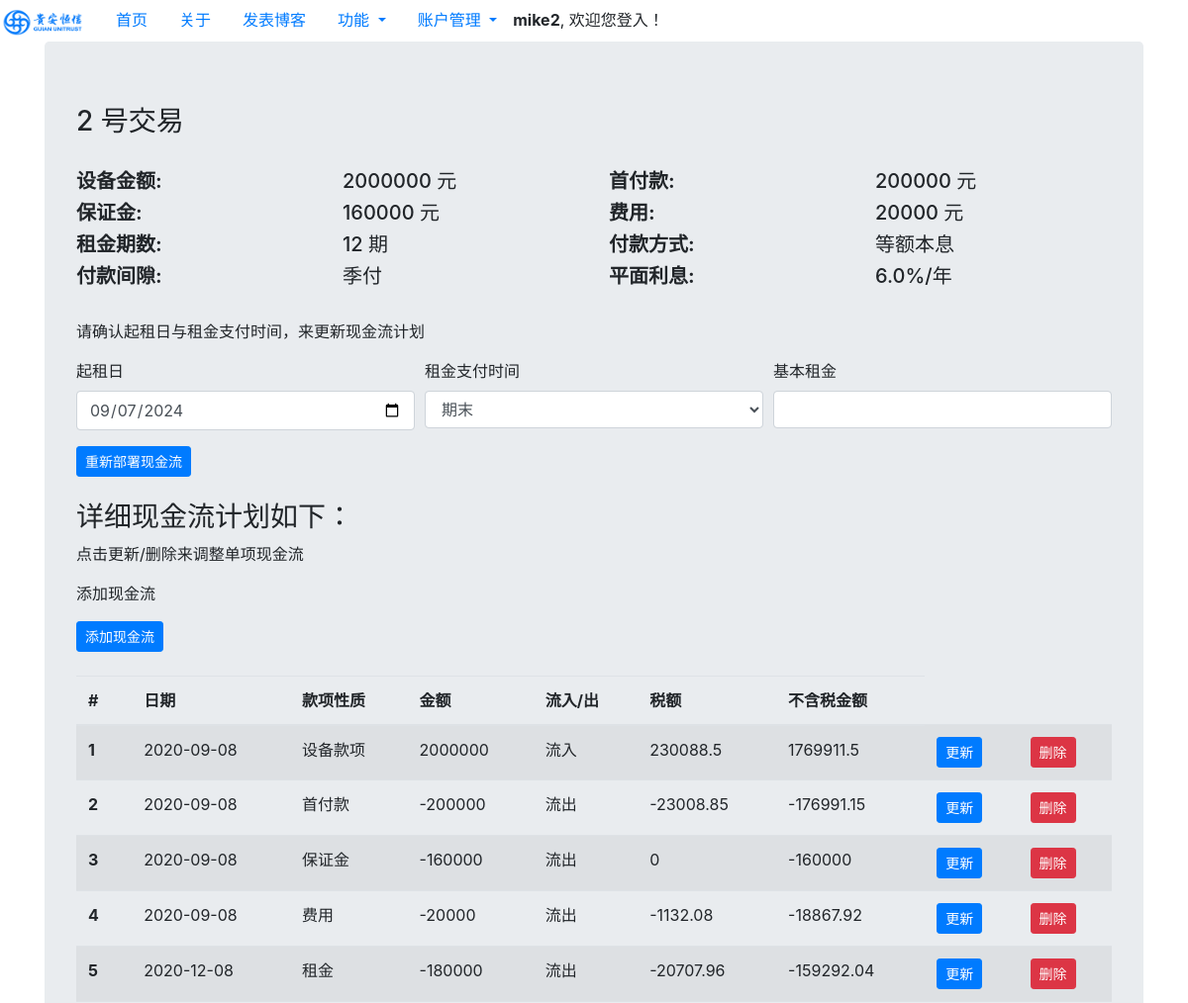
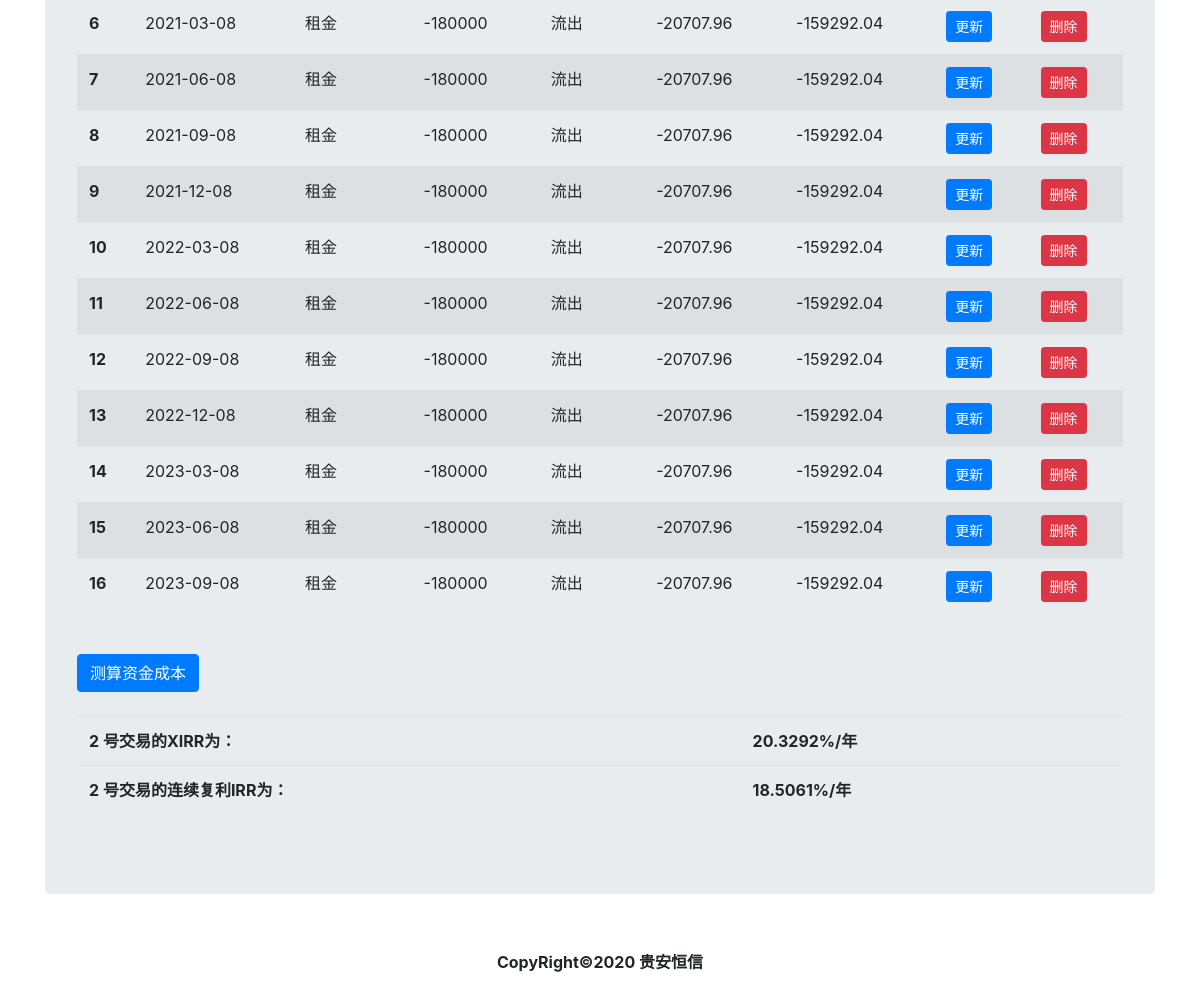
Screenshot of /2/irr_cashflows (signed in) with the database file from the repository (2 pictures, top to bottom).
### CompanyWebApp/models.py (models this page shows, shortened)
class User(db.Model, UserMixin):
    __tablename__ = 'users'
    id =db.Column(db.Integer, primary_key = True)
    profile_image = db.Column(db.String(100), nullable=False, default='default_profile.png')
    email = db.Column(db.String(64), unique = True, index=True)
    username = db.Column(db.String(64), unique = True, index=True)
    user_dep = db.Column(db.String(20), default='外部')
    user_level = db.Column(db.String(20), default='普通用户')
    admin = db.Column(db.Boolean,default=False)
    password_hash = db.Column(db.String(128))
    posts = db.relationship('BlogPost', backref='author', lazy=True)

class Trade(db.Model):
    __tablename__ = 'trades'
    id = db.Column(db.Integer, primary_key = True)
    equip_amount = db.Column(db.Integer)
    rent_period = db.Column(db.Integer)
    downpayment = db.Column(db.Integer)
    deposit = db.Column(db.Integer)
    fee = db.Column(db.Integer)
    flat_rate = db.Column(db.Float)
    payment_type = db.Column(db.Text)
    payment_period = db.Column(db.Text)
    irr_nor = db.Column(db.Float)
    irr_exp = db.Column(db.Float)
    cashflows = db.relationship('CashFlow', backref = 'trade', lazy = 'dynamic')

class CashFlow(db.Model):
    __tablename__ = 'cashflows'
    id = db.Column(db.Integer, primary_key = True)
    tra_id = db.Column(db.Integer, db.ForeignKey('trades.id'))
    date = db.Column(db.Date)
    cashflow_nature = db.Column(db.String(64))
    cashflow_type = db.Column(db.Integer)
    cashflow_amount = db.Column(db.Integer)
    cashflow_tax = db.Column(db.Integer)

### CompanyWebApp/irr_calculators/views.py (the view, shortened to what this page needs)
@irr_calculators.route('/<trade_id>/irr_cashflows', methods = ['GET','POST'])
@login_required
def irr_cashflows(trade_id):
    trade = Trade.query.filter_by(id=trade_id).first()
    XIRR = trade.irr_nor
    EIRR = trade.irr_exp
    equip_amount = trade.equip_amount
    rent_period = trade.rent_period
    downpayment = trade.downpayment
    deposit = trade.deposit
    fee = trade.fee
    payment_period = trade.payment_period
    cashflows = CashFlow.query.filter_by(tra_id=trade_id).order_by(CashFlow.date.asc())
    form = LeaseDateForm()
    count = 0
    return render_template('irr_cashflows.html', trade_id=trade_id, cashflows = cashflows, trade=trade, form=form, count=count, XIRR=XIRR, EIRR=EIRR)

### CompanyWebApp/irr_calculators/forms.py
class LeaseDateForm(FlaskForm):
    lease_date = DateField('起租日', validators=[DataRequired()], default=datetime.utcnow())
    period_end_or_beg = SelectField('租金支付时间', validators=[DataRequired()], choices=[('期初','期初'),('期末','期末')], default = '期末')
    basic_rent = FloatField('基本租金')
    submit = SubmitField('重新部署现金流')

### CompanyWebApp/models.py (called while the page is built)
@login_manager.user_loader
def load_user(user_id):
    return User.query.get(user_id)

### CompanyWebApp/templates/irr_cashflows.html (shortened to what this page needs)
{% extends "basic.html" %}
{% block content %}
    <div class="jumbotron">
      <h3> {{trade_id}} 号交易 </h3>
      <br>
      <div class="row">
        <div class="col-md-3">
          <h5><strong>设备金额:</strong></h5>
        </div>
        <div class="col-md-3">
          <h5>{{trade.equip_amount}} 元 </h5>
        </div>
        <div class="col-md-3">
          <h5><strong>首付款:</strong></h5>
        </div>
        <div class="col-md-3">
          <h5>{{trade.downpayment}} 元 </h5>
        </div>
      </div>
      <div class="row">
        <div class="col-md-3">
          <h5><strong>保证金:</strong> </h5>
        </div>
        <div class="col-md-3">
          <h5>{{trade.deposit}} 元 </h5>
        </div>
        <div class="col-md-3">
          <h5><strong>费用: </strong></h5>
        </div>
        <div class="col-md-3">
          <h5>{{trade.fee}} 元 </h5>
        </div>
      </div>
      <div class="row">
        <div class="col-md-3">
          <h5><strong>租金期数: </strong></h5>
        </div>
        <div class="col-md-3">
          <h5>{{trade.rent_period}} 期 </h5>
        </div>
        <div class="col-md-3">
          <h5><strong>付款方式:</strong></h5>
        </div>
        <div class="col-md-3">
          <h5>{{trade.payment_type}}  </h5>
        </div>
      </div>
      <div class="row">
        <div class="col-md-3">
          <h5><strong>付款间隙: </strong></h5>
        </div>
        <div class="col-md-3">
          <h5>{{trade.payment_period}}  </h5>
        </div>
        <div class="col-md-3">
          <h5><strong>平面利息: </strong></h5>
        </div>
        <div class="col-md-3">
          <h5>{{trade.flat_rate*100}}%/年</h5>
        </div>
      </div>
      <br>
      <p>请确认起租日与租金支付时间，来更新现金流计划</p>
      <form method="POST">
        <div class="form-row">
          <div class="form-group col-md-4">
            {{form.lease_date.label}}
            {{form.lease_date(class="form-control", placeholder="")}}
          </div>
          <div class="form-group col-md-4">
            {{form.period_end_or_beg.label}}
            {{form.period_end_or_beg(class="form-control", placeholder="")}}
          </div>
          <div class="form-group col-md-4">
            {{form.basic_rent.label}}
            {{form.basic_rent(class="form-control", placeholder="")}}
          </div>
        </div>
        {{ form.submit(class="btn btn-primary btn-sm")}}
      </form>
      <br>
        <h3> 详细现金流计划如下： </h3>
        <p>点击更新/删除来调整单项现金流</p>
        <p>添加现金流</p>
        <a href="{{ url_for('irr_calculators.cashflow_create', trade_id=trade_id)}}"><button type="button" class="btn btn-primary btn-sm">添加现金流</button></a>
        <br>
        <br>
        <table class="table table-striped">
            <thead>
              <tr>
                <th scope="col">#</th>
                <th scope="col">日期</th>
                <th scope="col">款项性质</th>
                <th scope="col">金额</th>
                <th scope="col">流入/出</th>
                <th scope="col">税额</th>
                <th scope="col">不含税金额</th>
              </tr>
            </thead>
            <tbody>
              {% for cashflow in cashflows %}
              <tr>
                <th scope="row">{{ loop.index }}</th>
                <td>{{ cashflow.date }}</td>
                <td>{{ cashflow.cashflow_nature }}</td>
                <td>{{ cashflow.cashflow_amount }}</td>
                <td>{{ cashflow.cashflow_type }}</td>
                <td>{{ cashflow.cashflow_tax }}</td>
                <td>{{ cashflow.cashflow_amount-cashflow.cashflow_tax }}</td>
                <td><a href="{{ url_for('irr_calculators.cashflow_update', cashflow_id=cashflow.id )}}"> <button type="button" class="btn btn-primary btn-sm">更新</button></a></td>
                <td><a href="{{ url_for('irr_calculators.cashflow_delete', cashflow_id=cashflow.id )}}"> <button type="button" class="btn btn-danger btn-sm">删除</button></a></td>
              </tr>
              {% endfor %}
            </tbody>
          </table>
          <br>
          <form action="{{url_for('irr_calculators.calculate_irr', trade_id=trade_id)}}" method="POST">
            <button type="submit" class="btn btn-primary" >测算资金成本</button>
          </form>
          <br>
          <table class="table table-borderless">
            <tbody>
              <tr>
                <th scope="row"> {{trade.id}} 号交易的XIRR为：</th>
                <td><strong>{{ XIRR }}%/年</strong></td>
              </tr>
              <tr>
                <th scope="row"> {{trade_id}} 号交易的连续复利IRR为：</th>
                <td><strong>{{ EIRR }}%/年</strong></td>
              </tr>
            </tbody>
          </table>
    </div>
{% endblock %}

### CompanyWebApp/templates/basic.html (shortened to what this page needs)
<!DOCTYPE html>
<html>
  <head>
    <link rel="stylesheet" href="https://maxcdn.bootstrapcdn.com/bootstrap/4.0.0/css/bootstrap.min.css">
  </head>
  <body>
  <ul class="nav">
    <li class="navbar-brand" href="#">
      <img src="../static/companylogo.png" width="85" height="30" alt="" loading="lazy">
    </li>
    <li class="nav-item">
    <a class="nav-link" href="{{ url_for('core.index') }}">首页</a>
    </li>
    <li class="nav-item">
      <a class="nav-link" href="{{ url_for('core.info') }}">关于</a>
    </li>
    <li class="nav-item">
      <a class="nav-link" href="{{ url_for('blog_posts.create_post')}}">发表博客</a>
    </li>
    <li class="nav-item dropdown">
      <a class="nav-link dropdown-toggle" href="#" id="navbarDropdown" role="button" data-toggle="dropdown" aria-haspopup="true" aria-expanded="false">
        功能
      </a>
    </li>
    <li class="nav-item dropdown">
      <a class="nav-link dropdown-toggle" href="#" id="navbarDropdown" role="button" data-toggle="dropdown" aria-haspopup="true" aria-expanded="false">
        账户管理
      </a>
    </li>
    {% if current_user.is_authenticated %}
    <div class="">
      <span class="navbar-text">
       <strong>{{current_user.username}}</strong>, 欢迎您登入！
      </span>
    </div>
    {% endif %}
</ul>
<div class="container">
  {% block content %}
  {% endblock %}
</div>
<br>
<div align='center'>
  <strong>CopyRight©2020 贵安恒信</strong>
</div>
<br>
<br>
<br>
<br>
<br>
<br>
  </body>
</html>

### rows the page displays
User: username "mike2"
Trade: equip_amount "2000000", downpayment "200000", deposit "160000", fee "20000", rent_period "12", payment_type "等额本息", payment_period "季付", trade.flat_rate*100 "6.0", id "2", irr_nor "20.3292", irr_exp "18.5061"
CashFlow: date "2020-09-08", cashflow_nature "设备款项", cashflow_amount "2000000", cashflow_type "流入", cashflow_tax "230088.5", cashflow.cashflow_amount-cashflow.cashflow_tax "1769911.5"
CashFlow: date "2020-09-08", cashflow_nature "首付款", cashflow_amount "-200000", cashflow_type "流出", cashflow_tax "-23008.85", cashflow.cashflow_amount-cashflow.cashflow_tax "-176991.15"
CashFlow: date "2020-09-08", cashflow_nature "保证金", cashflow_amount "-160000", cashflow_type "流出", cashflow_tax "0", cashflow.cashflow_amount-cashflow.cashflow_tax "-160000"
CashFlow: date "2020-09-08", cashflow_nature "费用", cashflow_amount "-20000", cashflow_type "流出", cashflow_tax "-1132.08", cashflow.cashflow_amount-cashflow.cashflow_tax "-18867.92"
CashFlow: date "2020-12-08", cashflow_nature "租金", cashflow_amount "-180000", cashflow_type "流出", cashflow_tax "-20707.96", cashflow.cashflow_amount-cashflow.cashflow_tax "-159292.04"
CashFlow: date "2021-03-08", cashflow_nature "租金", cashflow_amount "-180000", cashflow_type "流出", cashflow_tax "-20707.96", cashflow.cashflow_amount-cashflow.cashflow_tax "-159292.04"
CashFlow: date "2021-06-08", cashflow_nature "租金", cashflow_amount "-180000", cashflow_type "流出", cashflow_tax "-20707.96", cashflow.cashflow_amount-cashflow.cashflow_tax "-159292.04"
CashFlow: date "2021-09-08", cashflow_nature "租金", cashflow_amount "-180000", cashflow_type "流出", cashflow_tax "-20707.96", cashflow.cashflow_amount-cashflow.cashflow_tax "-159292.04"
CashFlow: date "2021-12-08", cashflow_nature "租金", cashflow_amount "-180000", cashflow_type "流出", cashflow_tax "-20707.96", cashflow.cashflow_amount-cashflow.cashflow_tax "-159292.04"
CashFlow: date "2022-03-08", cashflow_nature "租金", cashflow_amount "-180000", cashflow_type "流出", cashflow_tax "-20707.96", cashflow.cashflow_amount-cashflow.cashflow_tax "-159292.04"
CashFlow: date "2022-06-08", cashflow_nature "租金", cashflow_amount "-180000", cashflow_type "流出", cashflow_tax "-20707.96", cashflow.cashflow_amount-cashflow.cashflow_tax "-159292.04"
CashFlow: date "2022-09-08", cashflow_nature "租金", cashflow_amount "-180000", cashflow_type "流出", cashflow_tax "-20707.96", cashflow.cashflow_amount-cashflow.cashflow_tax "-159292.04"
CashFlow: date "2022-12-08", cashflow_nature "租金", cashflow_amount "-180000", cashflow_type "流出", cashflow_tax "-20707.96", cashflow.cashflow_amount-cashflow.cashflow_tax "-159292.04"
CashFlow: date "2023-03-08", cashflow_nature "租金", cashflow_amount "-180000", cashflow_type "流出", cashflow_tax "-20707.96", cashflow.cashflow_amount-cashflow.cashflow_tax "-159292.04"
CashFlow: date "2023-06-08", cashflow_nature "租金", cashflow_amount "-180000", cashflow_type "流出", cashflow_tax "-20707.96", cashflow.cashflow_amount-cashflow.cashflow_tax "-159292.04"
CashFlow: date "2023-09-08", cashflow_nature "租金", cashflow_amount "-180000", cashflow_type "流出", cashflow_tax "-20707.96", cashflow.cashflow_amount-cashflow.cashflow_tax "-159292.04"

### other values shown
{{ trade_id }} "2"
